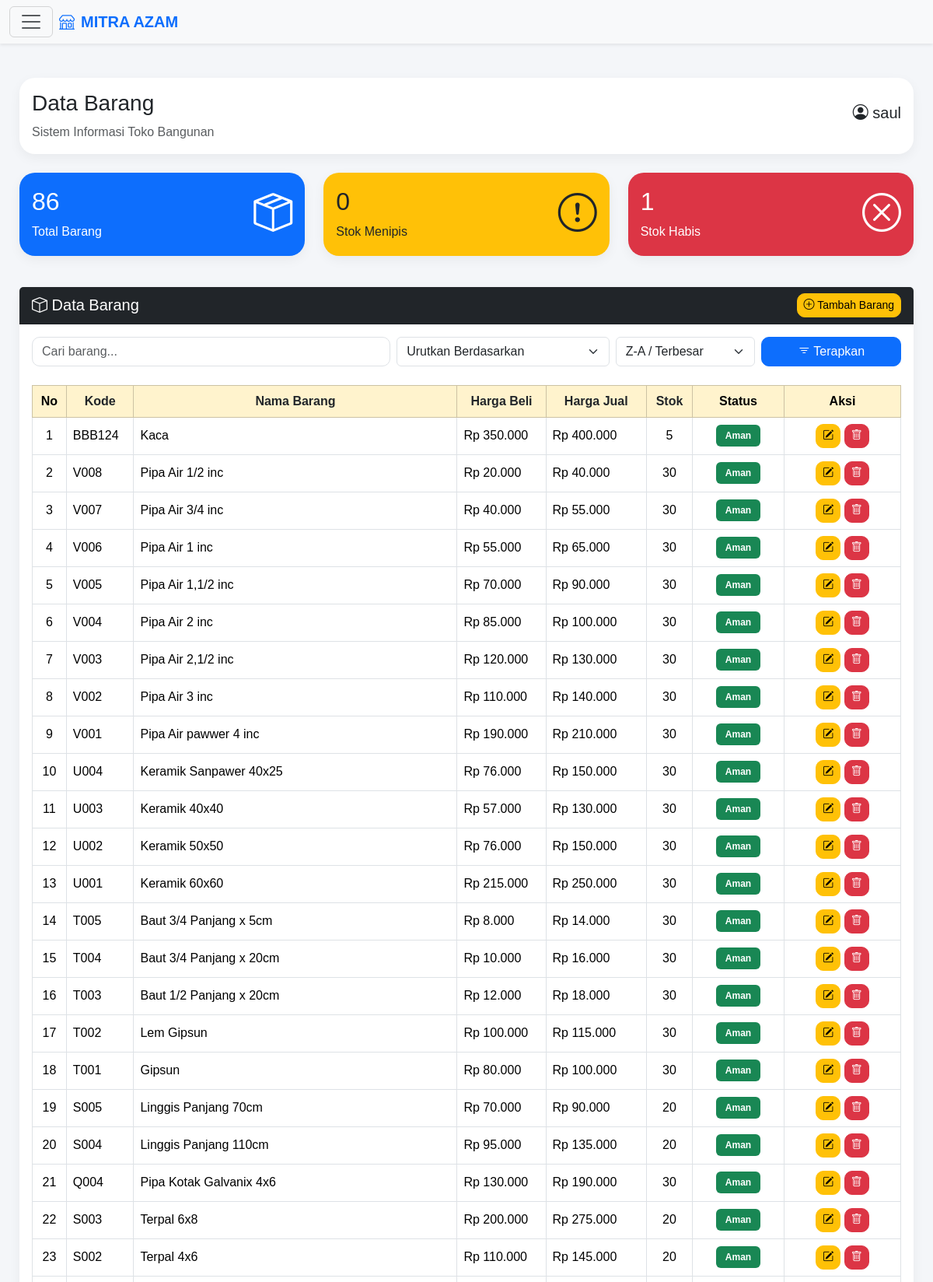
The app's page /admin/barang.php (signed in, upper part) with its own data.
### tables this page shows
CREATE TABLE `barang` (
  `id_barang` int(11) NOT NULL AUTO_INCREMENT,
  `kode_barang` varchar(20) NOT NULL,
  `nama_barang` varchar(100) NOT NULL,
  `harga_beli` int(11) NOT NULL,
  `harga_jual` int(11) NOT NULL,
  `stok` int(11) NOT NULL,
  `stok_minimum` int(11) NOT NULL,
  `tanggal` date NOT NULL,
  `jenis_penjualan` enum('Normal','Kaca') DEFAULT 'Normal',
  PRIMARY KEY (`id_barang`)
);

### config/load_theme.php (called while the page is built)
<?php
if (isset($conn)) {
    $queryGlobalSetting = mysqli_query($conn, "SELECT tema FROM setting LIMIT 1");
    $globalSetting = mysqli_fetch_assoc($queryGlobalSetting);
    $tema_sistem = $globalSetting['tema'] ?? 'light';
} else {
    $tema_sistem = 'light';
}
?>

### admin/barang.php (the view, shortened to what this page needs)
<?php
require_once '../config/koneksi.php';
require_once '../config/load_theme.php';
$cari   = $_GET['cari'] ?? '';
$sort   = $_GET['sort'] ?? 'id_barang';
$order  = $_GET['order'] ?? 'DESC';
$filter = $_GET['filter'] ?? '';
$query = "SELECT * FROM barang WHERE 1=1";
$query .= " ORDER BY $sort $order";
$data = mysqli_query($conn, $query);
$total_barang = 0;
$q_total = mysqli_query($conn, "SELECT COUNT(*) as total FROM barang");
if ($q_total) {
    $d_total = mysqli_fetch_assoc($q_total);
    $total_barang = $d_total['total'];
}
$stok_menipis = 0;
$q_stok = mysqli_query($conn, "SELECT COUNT(*) as total FROM barang WHERE stok > 0 AND stok <= stok_minimum");
if ($q_stok) {
    $d_stok = mysqli_fetch_assoc($q_stok);
    $stok_menipis = $d_stok['total'];
}
$q_habis = mysqli_query($conn, "SELECT * FROM barang WHERE stok <= 0");
$total_habis = mysqli_num_rows($q_habis);
?>
<!DOCTYPE html>
<html lang="id">
<head>
    <link href="https://cdn.jsdelivr.net/npm/bootstrap@5.3.3/dist/css/bootstrap.min.css" rel="stylesheet">
    <link rel="stylesheet" href="https://cdn.jsdelivr.net/npm/bootstrap-icons@1.11.3/font/bootstrap-icons.min.css">
</head>
<body class="<?= ($tema_sistem ?? 'light') == 'dark' ? 'dark-theme' : ''; ?>">
<nav class="navbar bg-body-tertiary fixed-top shadow-sm">
  <div class="container-fluid">
    <button class="navbar-toggler" type="button" data-bs-toggle="offcanvas" data-bs-target="#offcanvasNavbar" aria-controls="offcanvasNavbar">
      <span class="navbar-toggler-icon"></span>
    </button>
    <a class="navbar-brand d-flex align-items-center me-auto ms-2 fw-bold text-primary" href="dashboard.php">
      <i class="bi bi-shop me-2"></i> MITRA AZAM
    </a>
  </div>
</nav>
<div class="content">
    <div class="card mb-4">
        <div class="card-body d-flex justify-content-between align-items-center flex-wrap">
            <div>
                <h3>Data Barang</h3>
                <p class="mb-0 text-muted">Sistem Informasi Toko Bangunan</p>
            </div>
            <div>
                <h5>
                    <i class="bi bi-person-circle"></i>
                    <?= htmlspecialchars($_SESSION['nama'] ?? 'User'); ?>
                </h5>
            </div>
        </div>
    </div>
    <div class="row mb-4">
        <div class="col-md-4 mb-3">
            <a href="barang.php" class="text-decoration-none">
                <div class="card bg-primary text-white">
                    <div class="card-body d-flex justify-content-between align-items-center">
                        <div>
                            <h2><?= $total_barang; ?></h2>
                            <p class="mb-0">Total Barang</p>
                        </div>
                        <i class="bi bi-box-seam" style="font-size:50px;"></i>
                    </div>
                </div>
            </a>
        </div>
        <div class="col-md-4 mb-3">
            <a href="barang.php?filter=menipis" class="text-decoration-none">
                <div class="card bg-warning text-dark">
                    <div class="card-body d-flex justify-content-between align-items-center">
                        <div>
                            <h2><?= $stok_menipis; ?></h2>
                            <p class="mb-0">Stok Menipis</p>
                        </div>
                        <i class="bi bi-exclamation-circle" style="font-size:50px;"></i>
                    </div>
                </div>
            </a>
        </div>
        <div class="col-md-4 mb-3">
            <a href="barang.php?filter=habis" class="text-decoration-none">
                <div class="card bg-danger text-white">
                    <div class="card-body d-flex justify-content-between align-items-center">
                        <div>
                            <h2><?= $total_habis; ?></h2>
                            <p class="mb-0">Stok Habis</p>
                        </div>
                        <i class="bi bi-x-circle" style="font-size:50px;"></i>
                    </div>
                </div>
            </a>
        </div>
    </div>
    <div class="card">
        <div class="card-header bg-dark text-white d-flex justify-content-between align-items-center">
            <h5 class="mb-0"><i class="bi bi-box"></i> Data Barang</h5>
            <a href="tambah_barang.php" class="btn btn-warning btn-sm">
                <i class="bi bi-plus-circle"></i> Tambah Barang
            </a>
        </div>
        <div class="card-body">
            <form method="GET" class="mb-4">
                <div class="row g-2">
                    <div class="col-md-5">
                        <input type="text" name="cari" class="form-control search-box" placeholder="Cari barang..." value="<?= htmlspecialchars($cari); ?>">
                    </div>
                    <div class="col-md-3">
                        <select name="sort" class="form-select">
                            <option value="id_barang" <?= ($sort == 'id_barang') ? 'selected' : ''; ?>>Urutkan Berdasarkan</option>
                        </select>
                    </div>
                    <div class="col-md-2">
                        <select name="order" class="form-select">
                            <option value="DESC" <?= ($order == 'DESC') ? 'selected' : ''; ?>>Z-A / Terbesar</option>
                        </select>
                    </div>
                    <div class="col-md-2">
                        <button class="btn btn-primary w-100" type="submit">
                            <i class="bi bi-filter"></i> Terapkan
                        </button>
                    </div>
                </div>
            </form>
            <div class="table-responsive">
                <table class="table table-bordered table-hover align-middle">
                    <thead class="table-warning text-center">
                        <tr>
                            <th>No</th>
                            <th><a href="?sort=kode_barang&order=<?= ($sort == 'kode_barang' && $order == 'ASC') ? 'DESC' : 'ASC'; ?>&cari=<?= urlencode($cari); ?>&filter=<?= urlencode($filter); ?>" class="text-decoration-none text-dark">Kode</a></th>
                            <th><a href="?sort=nama_barang&order=<?= ($sort == 'nama_barang' && $order == 'ASC') ? 'DESC' : 'ASC'; ?>&cari=<?= urlencode($cari); ?>&filter=<?= urlencode($filter); ?>" class="text-decoration-none text-dark">Nama Barang</a></th>
                            <th><a href="?sort=harga_beli&order=<?= ($sort == 'harga_beli' && $order == 'ASC') ? 'DESC' : 'ASC'; ?>&cari=<?= urlencode($cari); ?>&filter=<?= urlencode($filter); ?>" class="text-decoration-none text-dark">Harga Beli</a></th>
                            <th><a href="?sort=harga_jual&order=<?= ($sort == 'harga_jual' && $order == 'ASC') ? 'DESC' : 'ASC'; ?>&cari=<?= urlencode($cari); ?>&filter=<?= urlencode($filter); ?>" class="text-decoration-none text-dark">Harga Jual</a></th>
                            <th><a href="?sort=stok&order=<?= ($sort == 'stok' && $order == 'ASC') ? 'DESC' : 'ASC'; ?>&cari=<?= urlencode($cari); ?>&filter=<?= urlencode($filter); ?>" class="text-decoration-none text-dark">Stok</a></th>
                            <th>Status</th>
                            <th width="150">Aksi</th>
                        </tr>
                    </thead>
                    <tbody>
                    <?php if(mysqli_num_rows($data) > 0): ?>
                        <?php $no = 1; ?>
                        <?php while($d = mysqli_fetch_assoc($data)): ?>
                            <?php
                            $kode_barang = mysqli_real_escape_string($conn, $d['kode_barang']);
                            $cek_valid = mysqli_query($conn, "SELECT COUNT(DISTINCT nama_barang) AS total FROM barang WHERE kode_barang = '$kode_barang'");
                            $hasil_valid = mysqli_fetch_assoc($cek_valid);
                            $class_row = ($hasil_valid['total'] > 1) ? "kode-tidak-valid" : "kode-valid";
                            ?>
                            <tr class="<?= $class_row; ?>">
                                <td class="text-center"><?= $no++; ?></td>
                                <td><?= htmlspecialchars($d['kode_barang']); ?></td>
                                <td><?= htmlspecialchars($d['nama_barang']); ?></td>
                                <td>Rp <?= number_format($d['harga_beli'],0,',','.'); ?></td>
                                <td>Rp <?= number_format($d['harga_jual'],0,',','.'); ?></td>
                                <td class="text-center"><?= $d['stok']; ?></td>
                                <td class="text-center">
                                    <?php if($d['stok'] <= 0): ?>
                                        <span class="badge bg-danger">Stok Habis</span>
                                    <?php elseif($d['stok'] <= $d['stok_minimum']): ?>
                                        <span class="badge bg-warning text-dark">Menipis</span>
                                    <?php else: ?>
                                        <span class="badge bg-success">Aman</span>
                                    <?php endif; ?>
                                </td>
                                <td class="text-center">
                                    <a href="edit_barang.php?id=<?= urlencode($d['id_barang']); ?>" class="btn btn-warning btn-sm"><i class="bi bi-pencil-square"></i></a>
                                    <a href="hapus_barang.php?id=<?= urlencode($d['id_barang']); ?>" class="btn btn-danger btn-sm" onclick="return confirm('Yakin ingin hapus data?')"><i class="bi bi-trash"></i></a>
                                </td>
                            </tr>
                        <?php endwhile; ?>
                    <?php else: ?>
                        <tr>
                            <td colspan="8" class="text-center text-danger">Data Tidak Ditemukan</td>
                        </tr>
                    <?php endif; ?>
                    </tbody>
                </table>
            </div>
        </div>
    </div>
</div>
</body>
</html>

### admin/barang.php (style rules this page uses)
body { background:#f4f6f9; overflow-x:hidden; font-family:Arial,sans-serif; transition: background-color 0.3s, color 0.3s; }
.content { padding: 25px; margin-top: 75px; }
.card { border:none; border-radius:20px; box-shadow:0 5px 15px rgba(0,0,0,0.05); transition:.3s; cursor:pointer; }
.btn { border-radius:10px; }
.badge { padding:8px 12px; }
.search-box { border-radius:10px; }
.kode-valid { background:#e8fff1 !important; }

### records on screen
barang: kode_barang "BBB124", nama_barang "Kaca", harga_beli "350.000", harga_jual "400.000", stok "5", stok_minimum "Aman"
barang: kode_barang "V008", nama_barang "Pipa Air 1/2 inc", harga_beli "20.000", harga_jual "40.000", stok "30", stok_minimum "Aman"
barang: kode_barang "V007", nama_barang "Pipa Air 3/4 inc", harga_beli "40.000", harga_jual "55.000", stok "30", stok_minimum "Aman"
barang: kode_barang "V006", nama_barang "Pipa Air 1 inc", harga_beli "55.000", harga_jual "65.000", stok "30", stok_minimum "Aman"
barang: kode_barang "V005", nama_barang "Pipa Air 1,1/2 inc", harga_beli "70.000", harga_jual "90.000", stok "30", stok_minimum "Aman"
barang: kode_barang "V004", nama_barang "Pipa Air 2 inc", harga_beli "85.000", harga_jual "100.000", stok "30", stok_minimum "Aman"
barang: kode_barang "V003", nama_barang "Pipa Air 2,1/2 inc", harga_beli "120.000", harga_jual "130.000", stok "30", stok_minimum "Aman"
barang: kode_barang "V002", nama_barang "Pipa Air 3 inc", harga_beli "110.000", harga_jual "140.000", stok "30", stok_minimum "Aman"
barang: kode_barang "V001", nama_barang "Pipa Air pawwer 4 inc", harga_beli "190.000", harga_jual "210.000", stok "30", stok_minimum "Aman"
barang: kode_barang "U004", nama_barang "Keramik Sanpawer 40x25", harga_beli "76.000", harga_jual "150.000", stok "30", stok_minimum "Aman"
barang: kode_barang "U003", nama_barang "Keramik 40x40", harga_beli "57.000", harga_jual "130.000", stok "30", stok_minimum "Aman"
barang: kode_barang "U002", nama_barang "Keramik 50x50", harga_beli "76.000", harga_jual "150.000", stok "30", stok_minimum "Aman"
barang: kode_barang "U001", nama_barang "Keramik 60x60", harga_beli "215.000", harga_jual "250.000", stok "30", stok_minimum "Aman"
barang: kode_barang "T005", nama_barang "Baut 3/4 Panjang x 5cm", harga_beli "8.000", harga_jual "14.000", stok "30", stok_minimum "Aman"
barang: kode_barang "T004", nama_barang "Baut 3/4 Panjang x 20cm", harga_beli "10.000", harga_jual "16.000", stok "30", stok_minimum "Aman"
barang: kode_barang "T003", nama_barang "Baut 1/2 Panjang x 20cm", harga_beli "12.000", harga_jual "18.000", stok "30", stok_minimum "Aman"
barang: kode_barang "T002", nama_barang "Lem Gipsun", harga_beli "100.000", harga_jual "115.000", stok "30", stok_minimum "Aman"
barang: kode_barang "T001", nama_barang "Gipsun", harga_beli "80.000", harga_jual "100.000", stok "30", stok_minimum "Aman"
barang: kode_barang "S005", nama_barang "Linggis Panjang 70cm", harga_beli "70.000", harga_jual "90.000", stok "20", stok_minimum "Aman"
barang: kode_barang "S004", nama_barang "Linggis Panjang 110cm", harga_beli "95.000", harga_jual "135.000", stok "20", stok_minimum "Aman"
barang: kode_barang "Q004", nama_barang "Pipa Kotak Galvanix 4x6", harga_beli "130.000", harga_jual "190.000", stok "30", stok_minimum "Aman"
barang: kode_barang "S003", nama_barang "Terpal 6x8", harga_beli "200.000", harga_jual "275.000", stok "20", stok_minimum "Aman"
barang: kode_barang "S002", nama_barang "Terpal 4x6", harga_beli "110.000", harga_jual "145.000", stok "20", stok_minimum "Aman"

### other values on screen
$_SESSION['nama'] "saul"
$total_barang "86"
$stok_menipis "0"
$total_habis "1"
